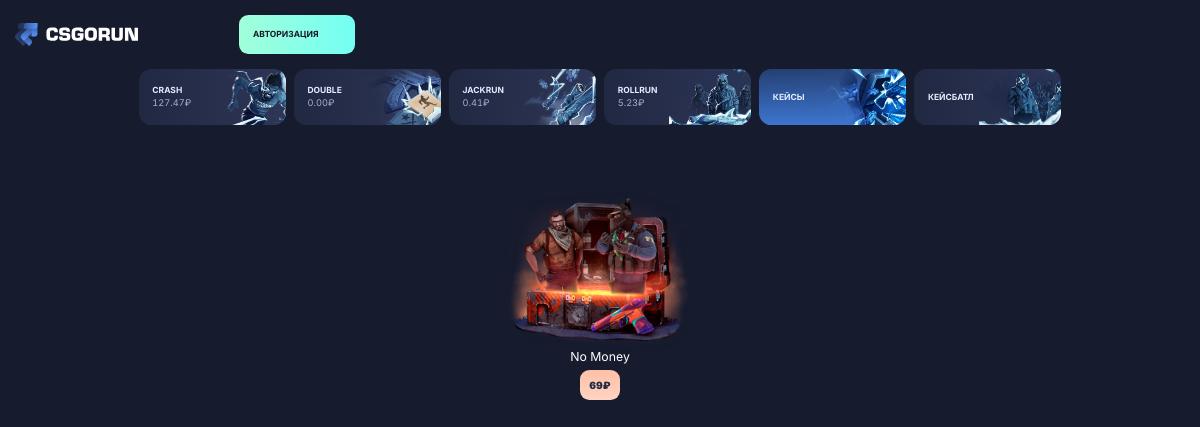
/, run on an earlier commit of the app's database.
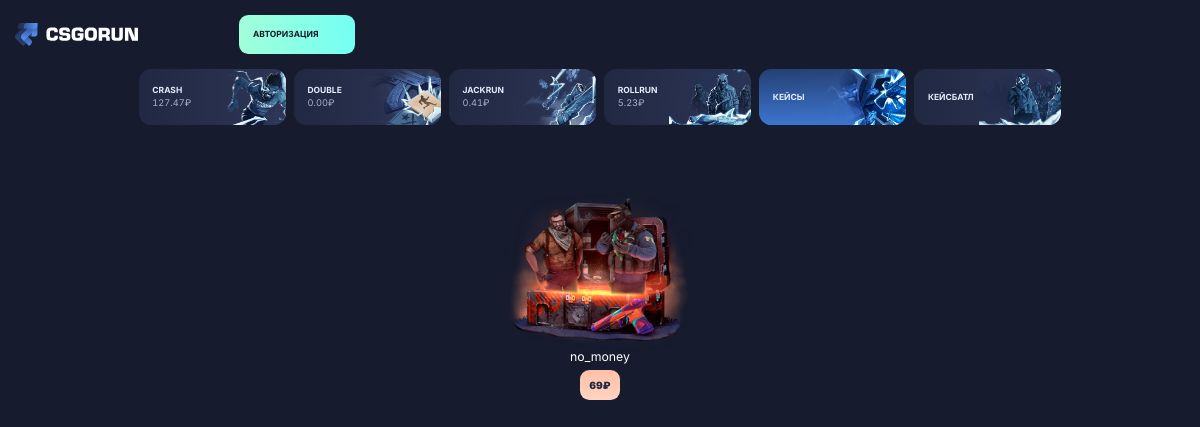
And on a later commit of the database.
### csgorun/models.py (models this page shows)
class Case(models.Model):
	name: str = models.CharField(max_length=50)
	cost: int = models.IntegerField()
	path_to_icon: str = models.CharField(max_length=500)
	pull: list  = models.JSONField(default=list)
	class Meta:
		pass

### csgorun/views.py (the view)
# urls.py: path('', views.index, name='main_page'),
def index(request: HttpRequest) -> HttpResponse:
    cases = Case.objects.all().order_by("cost")
    return render(request, "csgorun/cases_cs_2.html", context={"cases": cases})

### templates/csgorun/cases_cs_2.html (shortened to what this page needs)
<!DOCTYPE html>
<html lang="ru">
<head>
    {% load static %}
    <link rel="stylesheet" type="text/css" href="{% static 'index-f608fb18.css' %}">
</head>
<body>
<div id="root">
    <div class="pb-6 lg:pb-0 max-lg:has-[#sportsbook-iframe]:pb-0 " id="main-layout">
        <div class="contents items-start lg:flex">
            <div class="w-full px-2.5 pt-16 lg:pt-0 lg:px-5 lg:pb-5 relative">
                <header
                        class="flex fixed lg:relative top-0 inset-x-0 lg:inset-auto z-10  pl-4 pr-2 lg:px-0 items-center pb-2 pt-2 lg:py-5 ">
                    <a aria-label="Home" class="mr-auto lg:mr-3" href="https://csgoad.run/">
                        <div class="mr-2.5 w-30 shrink-0 lg:w-40 relative pointer-events-none"><img
                                src="../../static/cases_files/logo.svg" class="w-full" width="153"
                                height="29" alt="home"></div>
                    </a>
                    <ul class="flex justify-end mr-1">
                        <li><a href="https://vk.com/csgorun_net" aria-label="VK" title="VK" target="_blank"
                               class="block p-1.5 text-[#dae2f5] hover:text-white  transition" rel="noreferrer">
                            <div class="icon w-5.75" style="mask-image: url(&quot;/svg/vk.svg&quot;);"></div>
                        </a></li>
                        <li><a href="https://discord.gg/csgorun-759096787029327963" aria-label="Discord" title="Discord"
                               target="_blank" class="block p-1.5 text-[#dae2f5] hover:text-white  transition"
                               rel="noreferrer">
                            <div class="icon w-5.75" style="mask-image: url(&quot;/svg/discord.svg&quot;);"></div>
                        </a></li>
                        <li><a href="https://t.me/runcsgo" aria-label="Telegram" title="Telegram" target="_blank"
                               class="block p-1.5 text-[#dae2f5] hover:text-white  transition" rel="noreferrer">
                            <div class="icon w-5.75" style="mask-image: url(&quot;/svg/telegram.svg&quot;);"></div>
                        </a></li>
                    </ul>
                    <button type="button" aria-haspopup="dialog" aria-expanded="false" aria-controls="radix-:rf:"
                            data-state="closed"
                            class="btn btn--green h-11 shrink-0 gap-2.5 lg:gap-3 rounded pl-3.5 lg:pl-4.5 pr-3 lg:pr-3.5 text-tiny font-bold  uppercase lg:h-12.5">
                        Авторизация
                        <div class="icon w-5.5 -mt-0.5 lg:-mt-1"
                             style="mask-image: url(&quot;/svg/lock.svg&quot;);"></div>
                    </button>
                </header>
                <div
                        class="mx-auto w-full  min-h-[calc(100svh-10rem)] lg:min-h-[calc(100vh-7rem)] flex flex-col lg:w-[--container-w] [&amp;:has([data-inventory-sticky]:not([inert]))]:pb-[--inventory-h]">
                    <ul
                            class="lg:mb-5 grid w-full grid-cols-2 gap-2.5 sm:grid-cols-3 md:grid-cols-4 lg:h-18 lg:grid-cols-[repeat(var(--cols),minmax(0,1fr))]"
                            style="--cols: 6;">
                        <li class="odd:max-md:last:col-span-full relative"><a
                                class="group relative z-1 flex h-18 pt-0.5 flex-col justify-center overflow-hidden  rounded-xl bg-gradient-var-to-r pl-4.5 text-sm uppercase text-[#a6adcd] transition [--from:#212842] [--to:#2d3656] aria-pressed:text-[#c2dcfc]"
                                aria-pressed="false" href="https://csgoad.run/crash">
                            <picture
                                    class="absolute -z-1 rounded-inherit -mr-2.5 pointer-events-none saturate-50 transition group-hover:saturate-100 group-aria-pressed:saturate-100 inset-0">
                                <source srcset="../../static/cases_files/crash-preview-sm.avif 1x"
                                        type="image/avif">
                                <source srcset="../../static/cases_files/crash-preview-sm.webp 1x"
                                        type="image/webp">
                                <img
                                        src="../../static/cases_files/crash-preview-sm.webp" alt="Crash"
                                        class="w-full h-full object-contain object-right" width="159" height="69">
                            </picture>
                            <div class="relative mb-0.5 text-tiny font-bold leading-none text-[#e6eeff]" translate="no">
                                Crash
                            </div>
                            <span class="tabular-nums relative">127.47₽</span>
                        </a></li>
                        <li class="odd:max-md:last:col-span-full relative"><a
                                class="group relative z-1 flex h-18 pt-0.5 flex-col justify-center overflow-hidden  rounded-xl bg-gradient-var-to-r pl-4.5 text-sm uppercase text-[#a6adcd] transition [--from:#212842] [--to:#2d3656] aria-pressed:text-[#c2dcfc]"
                                aria-pressed="false" href="https://csgoad.run/double">
                            <picture
                                    class="absolute -z-1 rounded-inherit -mr-2.5 pointer-events-none saturate-50 transition group-hover:saturate-100 group-aria-pressed:saturate-100 inset-0">
                                <source srcset="../../static/cases_files/double-preview-sm.avif 1x"
                                        type="image/avif">
                                <source srcset="../../static/cases_files/double-preview-sm.webp 1x"
                                        type="image/webp">
                                <img
                                        src="../../static/cases_files/double-preview-sm.webp" alt="Double"
                                        class="w-full h-full object-contain object-right" width="159" height="69">
                            </picture>
                            <div class="relative mb-0.5 text-tiny font-bold leading-none text-[#e6eeff]" translate="no">
                                Double
                            </div>
                            <span class="tabular-nums relative">0.00₽</span>
                        </a></li>
                        <li class="odd:max-md:last:col-span-full relative"><a
                                class="group relative z-1 flex h-18 pt-0.5 flex-col justify-center overflow-hidden  rounded-xl bg-gradient-var-to-r pl-4.5 text-sm uppercase text-[#a6adcd] transition [--from:#212842] [--to:#2d3656] aria-pressed:text-[#c2dcfc]"
                                aria-pressed="false" href="https://csgoad.run/jackrun">
                            <picture
                                    class="absolute -z-1 rounded-inherit -mr-2.5 pointer-events-none saturate-50 transition group-hover:saturate-100 group-aria-pressed:saturate-100 inset-0">
                                <source srcset="../../static/cases_files/jackrun-preview-sm.avif 1x"
                                        type="image/avif">
                                <source srcset="../../static/cases_files/jackrun-preview-sm.webp 1x"
                                        type="image/webp">
                                <img
                                        src="../../static/cases_files/jackrun-preview-sm.webp" alt="Jackrun"
                                        class="w-full h-full object-contain object-right" width="159" height="69">
                            </picture>
                            <div class="relative mb-0.5 text-tiny font-bold leading-none text-[#e6eeff]" translate="no">
                                Jackrun
                            </div>
                            <span class="tabular-nums relative">0.41₽</span>
                        </a></li>
                        <li class="odd:max-md:last:col-span-full relative"><a
                                class="group relative z-1 flex h-18 pt-0.5 flex-col justify-center overflow-hidden  rounded-xl bg-gradient-var-to-r pl-4.5 text-sm uppercase text-[#a6adcd] transition [--from:#212842] [--to:#2d3656] aria-pressed:text-[#c2dcfc]"
                                aria-pressed="false" href="https://csgoad.run/rollrun">
                            <picture
                                    class="absolute -z-1 rounded-inherit -mr-2.5 pointer-events-none saturate-50 transition group-hover:saturate-100 group-aria-pressed:saturate-100 inset-0">
                                <source srcset="../../static/cases_files/roolrun-preview-sm.avif 1x"
                                        type="image/avif">
                                <source srcset="../../static/cases_files/rollrun-preview-sm.webp 1x"
                                        type="image/webp">
                                <img
                                        src="../../static/cases_files/rollrun-preview-sm.webp" alt="Rollrun"
                                        class="w-full h-full object-contain object-right" width="159" height="69">
                            </picture>
                            <div class="relative mb-0.5 text-tiny font-bold leading-none text-[#e6eeff]" translate="no">
                                Rollrun
                            </div>
                            <span class="tabular-nums relative">5.23₽</span>
                        </a></li>
                        <li class="odd:max-md:last:col-span-full relative"><a
                                class="group relative z-1 flex h-18 pt-0.5 flex-col justify-center overflow-hidden  rounded-xl bg-gradient-var-to-r pl-4.5 text-sm uppercase text-[#a6adcd] transition [--from:#212842] [--to:#2d3656] aria-pressed:text-[#c2dcfc]"
                                aria-pressed="true" href="https://csgoad.run/cases">
                            <div
                                    class="absolute inset-0 -z-1 bg-gradient-var opacity-0 transition [--from:#3d76d1] [--to:#2756a280] group-aria-pressed:opacity-99">
                            </div>
                            <picture
                                    class="absolute -z-1 rounded-inherit -mr-2.5 pointer-events-none saturate-50 transition group-hover:saturate-100 group-aria-pressed:saturate-100 inset-0">
                                <source srcset="../../static/cases_files/cases-preview-sm.avif 1x"
                                        type="image/avif">
                                <source srcset="../../static/cases_files/cases-preview-sm.webp 1x"
                                        type="image/webp">
                                <img
                                        src="../../static/cases_files/cases-preview-sm.webp" alt="Кейсы"
                                        class="w-full h-full object-contain object-right" width="159" height="69">
                            </picture>
                            <div class="relative mb-0.5 text-tiny font-bold leading-none text-[#e6eeff]" translate="no">
                                Кейсы
                            </div>
                        </a></li>
                        <li class="odd:max-md:last:col-span-full relative"><a
                                class="group relative z-1 flex h-18 pt-0.5 flex-col justify-center overflow-hidden  rounded-xl bg-gradient-var-to-r pl-4.5 text-sm uppercase text-[#a6adcd] transition [--from:#212842] [--to:#2d3656] aria-pressed:text-[#c2dcfc]"
                                aria-pressed="false" href="https://csgoad.run/cases-battle">
                            <picture
                                    class="absolute -z-1 rounded-inherit -mr-2.5 pointer-events-none saturate-50 transition group-hover:saturate-100 group-aria-pressed:saturate-100 inset-0">
                                <source srcset="../../static/cases_files/botgame-preview-sm.avif 1x"
                                        type="image/avif">
                                <source srcset="../../static/cases_files/botgame-preview-sm.webp 1x"
                                        type="image/webp">
                                <img
                                        src="../../static/cases_files/botgame-preview-sm.webp" alt="Кейсбатл"
                                        class="w-full h-full object-contain object-right" width="159" height="69">
                            </picture>
                            <div class="relative mb-0.5 text-tiny font-bold leading-none text-[#e6eeff]" translate="no">
                                Кейсбатл
                            </div>
                        </a></li>
                    </ul>
                    <section class="pt-8 lg:pt-12 pb-1 max-lg:overflow-hidden">
                        {% load static %}
                        <div class="grid grid-cols-2 sm:grid-cols-3 md:grid-fill-50 lg:flex flex-wrap justify-center">
                            {% for case in cases %}
                            <a class="block rounded-3xl relative z-1 hover:z-2 aspect-[290/370] md:aspect-[290/350] lg:w-1/5 group" href='cases/no_money'>
                                <div class="mx-[-4%] pointer-events-none">
                                    <img src="{% static case.path_to_icon %}" width="200" height="200"
                                         alt="{{ case.name }}"
                                         class="w-full will-change-transform object-contain pointer-events-none group-hover:scale-105 transition group-hover:brightness-110 group-hover:rotate-[4deg]">
                                </div>
                                <div class="absolute text-center bottom-0 inset-x-3">
                                    <div class="lg:text-xl leading-tight">{{ case.name }}</div>
                                    <div class="flex items-center text-sm lg:text-base justify-center mt-2 mx-auto gap-1.5">
                                        <div class="h-8 lg:h-9.5 flex items-center justify-center text-[#212944] w-fit px-2 lg:px-3 rounded bg-gradient-var [--from:#ffd4c2] [--to:#ffbfa6] font-extrabold">
                                            {{ case.cost }}₽
                                        </div>
                                    </div>
                                </div>
                            </a>
                            {% endfor %}
                        </div>
                    </section>
</body>
</html>

What changed in the data, as far as the page shows it:
removed Case: path_to_icon (picture), name "No Money", cost "69"
added Case: path_to_icon (picture), name "no_money", cost "69"
